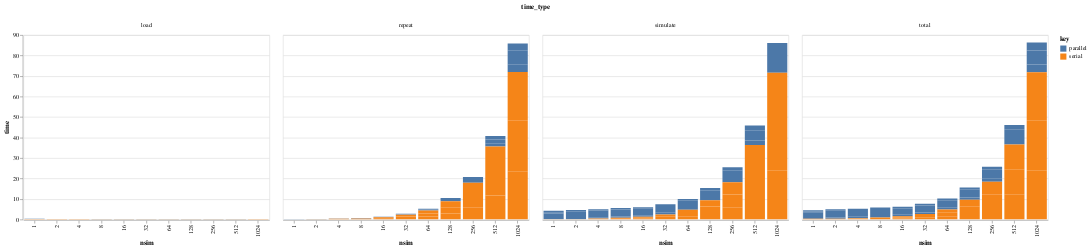

Write notebook code for a chart like this one.
### Code cell
import altair as alt
alt.renderers.enable('default')

chart = alt.Chart(benchmarks).mark_bar().encode(
    alt.X('nsim:N'),
    alt.Y('time', scale=alt.Scale(type='linear')),
    color='key',
    column='time_type'
    
).interactive()

chart

### Figure 1 — Vega-Lite specification as saved in the notebook (floating-point values rounded to 4 significant figures; data arrays with more than 128 entries replaced by an {"elided": "..."} marker saying what was removed)
{"$schema": "https://vega.github.io/schema/vega-lite/v3.4.0.json", "config": {"mark": {"tooltip": null}, "view": {"height": 300, "width": 400}}, "data": {"name": "data-8914f2aa166bd8f4802ad9cfba8260ba"}, "datasets": {"data-8914f2aa166bd8f4802ad9cfba8260ba": {"elided": "264 records"}}, "encoding": {"color": {"field": "key", "type": "nominal"}, "column": {"field": "time_type", "type": "nominal"}, "x": {"field": "nsim", "type": "nominal"}, "y": {"field": "time", "scale": {"type": "linear"}, "type": "quantitative"}}, "mark": "bar", "selection": {"selector024": {"bind": "scales", "encodings": ["x", "y"], "type": "interval"}}}
